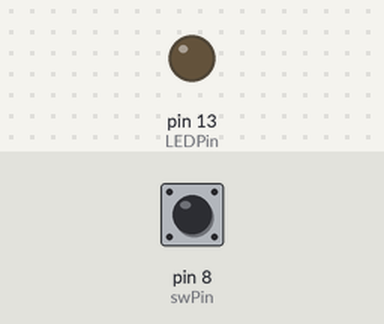
This sketch was run on a simulated Arduino Uno, built with avr-gcc and run on an emulated ATmega328P. On the bench: output pins drawn as LEDs (lit = HIGH). Inputs (shaded band) come from the test bench; at power-on: pin 8 (swPin) LOW.

Above: at 1.2 s.
1.3 s: pin 8 (swPin) pulled HIGH for 0.15 s
At 1.45 s:
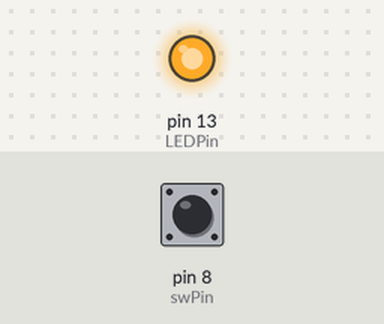
3.1 s: pin 8 (swPin) pulled HIGH for 3.2 s
At 6.9 s:
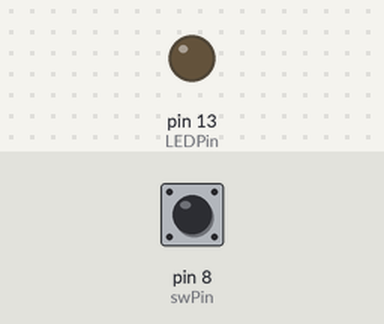
Timing chart, 0 to 8.4 s (numbered marks = the images above; inputs shaded):
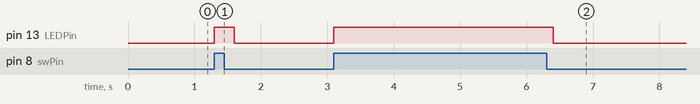

Measured:
- after the input at 1.3 s, pin 13 (LEDPin): LOW → HIGH at once, → LOW 0.30 s later
- after the input at 3.1 s, pin 13 (LEDPin): LOW → HIGH at once, → LOW 3.3 s later

The sketch:

optical_limit_switch_preliminary_digital_test.ino
```cpp
/*
Demonstrate IR interrupt opto switch, digital
Author: Darin White
Date: 2009-05-14
*/

int swPin = 8;     // input
int LEDPin = 13; // output

void setup()                    // run once, when the sketch starts
{
  Serial.begin(9600);           //  setup serial
  pinMode(LEDPin, OUTPUT);      // sets the digital pin as output
}

void loop()                     // run over and over again
{
  if (digitalRead(swPin)) {
     digitalWrite(LEDPin, HIGH);
     delay(300);
  }
  else {
     digitalWrite(LEDPin, LOW);
  }
}
```
